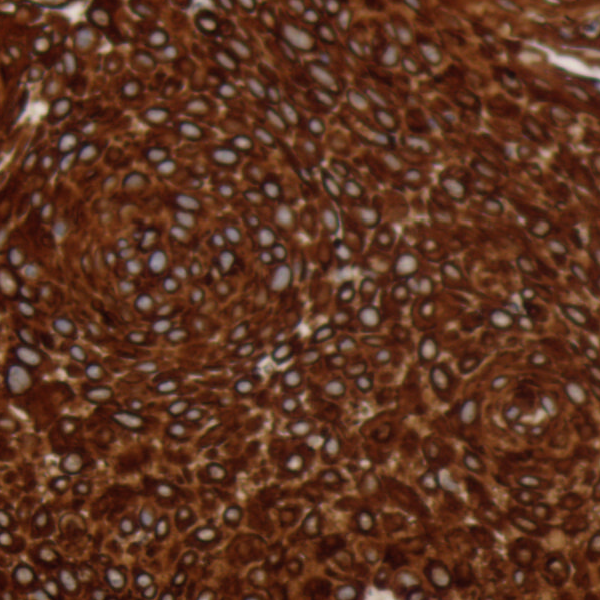
#> input picture imagenes/corte3031malo.tif, 600 x 600 px
$ python Project2.py
#> lines starting #> are read from the running program, lines starting #| are printed output that depends on the picture; after the words box and inside, x2 and y2 are one past the last pixel; in counts of white or black regions, pixels touching at a corner belong together; long printed decimals are rounded
import sys
import os
import numpy as np
import cv2 as cv

def cell_count(drawing):

    gray = cv.cvtColor(drawing, cv.COLOR_BGR2GRAY)
    thresh = cv.threshold(gray, 0, 255, cv.THRESH_BINARY + cv.THRESH_OTSU)[1]

    # Find contours and draw them on the original image
    cnts = cv.findContours(thresh, cv.RETR_EXTERNAL, cv.CHAIN_APPROX_SIMPLE)
    cnts = cnts[0] if len(cnts) == 2 else cnts[1]
    counter = 0

    # In this loop, we calculate the rectangle area containing the cell
    # Area must be >100 and <1250
    for c in cnts:
        x,y,w,h = cv.boundingRect(c)
        if ((w*h)>100) & ((w*h)<1250):
            counter += 1
            # Drawing
            cv.drawContours(drawing, [c], -1, (255, 255, 255), -1)

    for y in range(0, len(drawing)):
        for x in range(0, len(drawing[0])):
            b = drawing.item(y, x, 0)

            if b == 0:
                drawing.itemset((y, x, 0), 0)
                drawing.itemset((y, x, 1), 0)
                drawing.itemset((y, x, 2), 0)

    print (f"There are {counter} cells on the image.")

    return counter

def classifyTissue(image):

    B = image[:,:,0]
    R = image[:,:,2]
    V = cv.cvtColor(image, cv.COLOR_BGR2HSV)[:,:,2]


    kernel7 = cv.getStructuringElement(cv.MORPH_ELLIPSE,(7,7))
    kernel9 = cv.getStructuringElement(cv.MORPH_ELLIPSE,(9,9))
    kernel5 = cv.getStructuringElement(cv.MORPH_ELLIPSE,(5,5))
    kernel9 = cv.getStructuringElement(cv.MORPH_ELLIPSE,(9,9))


    background = (V < 220).astype(np.uint8)
    background = cv.erode(background, kernel7)
    background = cv.dilate(background, kernel7)
    background = cv.dilate(background, kernel9)
    mask_background=background*255

    # [12 lines of commented-out code are left out]
    stroma = ((V > 150) | (B > R)).astype(np.uint8)
    stroma = cv.erode(stroma,  kernel5)
    stroma = cv.dilate(stroma, kernel9)
    stroma = cv.erode(stroma, kernel5)
    stroma_mask = np.where(stroma == 0, 50, 75 * stroma)

    # Find the nuclei based on the relation between blue and red, value level and the subtraction of the stroma. Creación de una máscara donde los valores en V son mayores a 100
    mask1 = (V > 100).astype(np.uint8)
    # Creación de una máscara donde los valores en 1.75 * B sea mayor que R
    mask2 = (1.8 * B > R).astype(np.uint8)
    not_stroma = ~stroma
    threshold = 254
    not_stroma = (not_stroma > threshold).astype(np.uint8)
    not_stroma=not_stroma*255

    combined_mask = (mask1 & not_stroma & mask2)
    nuclei = cv.erode(combined_mask, kernel5)
    nuclei = cv.dilate(nuclei, kernel5)
    nuclei_mask = 255 * nuclei


    mask = np.where((mask_background== 0), mask_background, stroma_mask)
    mask = np.where((mask == 75) | (mask == 0), mask, 150)
    mask = np.maximum(mask,nuclei_mask)

    hist = cv.calcHist([mask],[0],None,[256],[0,256])
    print("\033[1;32mTotal area:\033[0m")
    print(f"    Tissue: {0.21e-6*hist[150][0]} mm^2")
    print(f"    Nuclei: {0.21e-6*hist[255][0]} mm^2")
    print(f"    Stroma: {0.21e-6*hist[75][0]} mm^2\n") #falla, salen nuclei y stroma iguales
    return mask

def main():
    try:
        print("\n\033[32m╭━━━━━━━━━━━━━━━━━━━━━━━━━━━━━━━━━━━━━━━━━━━━━━━━╮"
              "\n│              🧬  CELL DETECTOR  🧬             │"
              "\n╰━━━━━━━━━━━━━━━━━━━━━━━━━━━━━━━━━━━━━━━━━━━━━━━━╯\033[0m\n")
        image_file = input("Introduce a tissue image: ")
#> the answer given: imagenes/corte3031malo.tif
        if not os.path.isfile(image_file):
            print(f"\n\033[31m'{image_file}' does not exist.\033[0m\n")
            sys.exit(1)

        img = cv.imread(image_file)
#> img is the input picture: shape (600, 600, 3); mean B, G, R 32.6, 51.9, 93.3
        if img is None:
            print(f"\n\033[31m'{image_file}' doesn't contain an image.\033[0m\n")
            sys.exit(1)


        # Image size
        print(f"\nAnalizing '{image_file}'\n")
        print(f"\tImage size: {img.shape[0]} x {img.shape[1]} pixels, ({img.shape[2]} channels).")
#| 	Image size: 600 x 600 pixels, (3 channels).
        print(f"\tImage size: {img.shape[0] / 2100} x {img.shape[1] / 2100} mm")
#| 	Image size: 0.2857 x 0.2857 mm

        max_iter = 10
        epsilon = 1.0
        criteria = (cv.TERM_CRITERIA_EPS + cv.TERM_CRITERIA_MAX_ITER, max_iter, epsilon)
        # Avoid problems with points
        flags = cv.KMEANS_RANDOM_CENTERS

        # Data as a matrix
        matrix = np.float32(img.flatten().reshape(img.shape[0]*img.shape[1],3))

        # Best K
        for K in range(2,3):
            print(f"K: {K}")
            compactness, labels, centers = cv.kmeans(matrix, K, None, criteria, max_iter, flags)
            centers = np.uint8(centers)
            clustered_image = centers[labels.flatten()]
            clustered_image = clustered_image.reshape(img.shape)
#> this loop made 1 pass
#> (compactness, centers) on pass 1: (304702740.5, [[74, 94, 133], [21, 41, 83]])

        B = img[:,:,0]
        G = img[:,:,1]
        R = img[:,:,2]


        # Using only Blue and Green channels for the nuclei
        srcBG = B+G
        # Not overflowing the uitn8 type
        srcBG[srcBG < np.minimum(B,G)] = 255
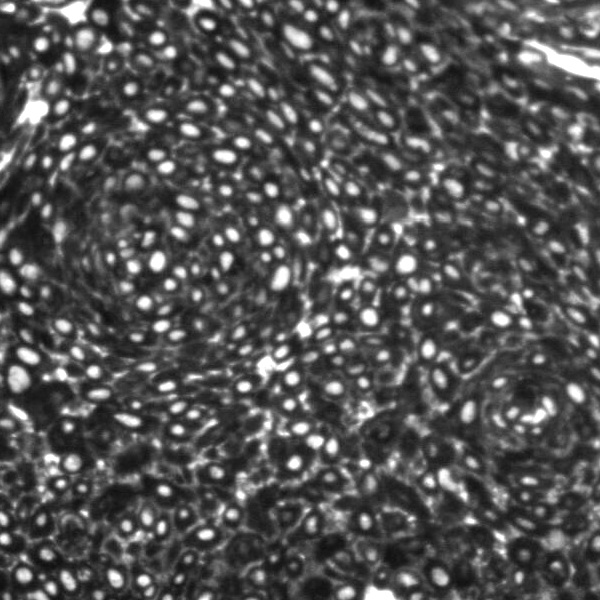
#> srcBG: shape (600, 600); min 14, max 255, mean 83.9
        th, dst = cv.threshold(srcBG, 0, 255, cv.THRESH_OTSU)
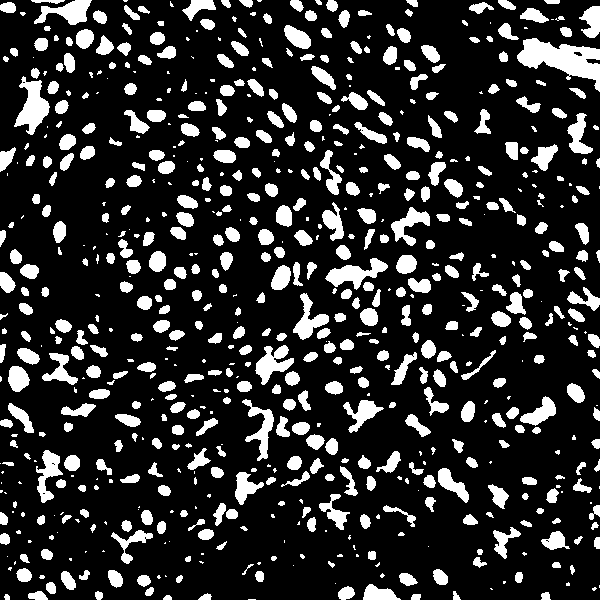
#> dst: shape (600, 600); 18.1% white; 714 white regions (214 under 20 px)
#> th = 118

        cell_mask = np.zeros(img.shape, np.uint8)
        contours, hierarchy = cv.findContours(dst, cv.RETR_TREE, cv.CHAIN_APPROX_SIMPLE)
#> contours = 724 contours, 276 with area under 20; largest, box (x1, y1, x2, y2) and area: (517, 38, 600, 92) 2022, (14, 76, 50, 135) 958, (325, 258, 388, 290) 780, (255, 345, 294, 385) 680, (34, 0, 92, 25) 668

        cv.drawContours(cell_mask, contours, -1, (0,0,255), 2)

        mask=classifyTissue(img)
#> in classifyTissue, `background = cv.erode(background, kernel7)`:
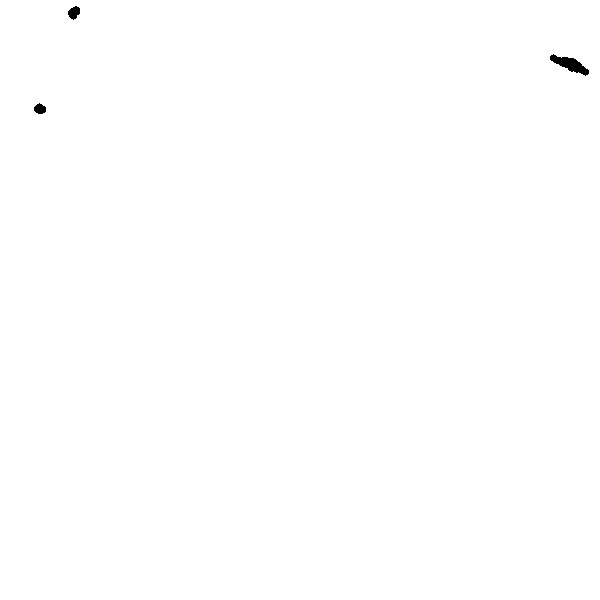
#> background: shape (600, 600); values 0 (black) and 1 (white), 99.8% white; 3 black regions, box (x1, y1, x2, y2) and area: (550, 54, 589, 76) 370, (68, 6, 80, 20) 114, (34, 103, 46, 114) 96
#> in classifyTissue, `mask = np.maximum(mask,nuclei_mask)`:
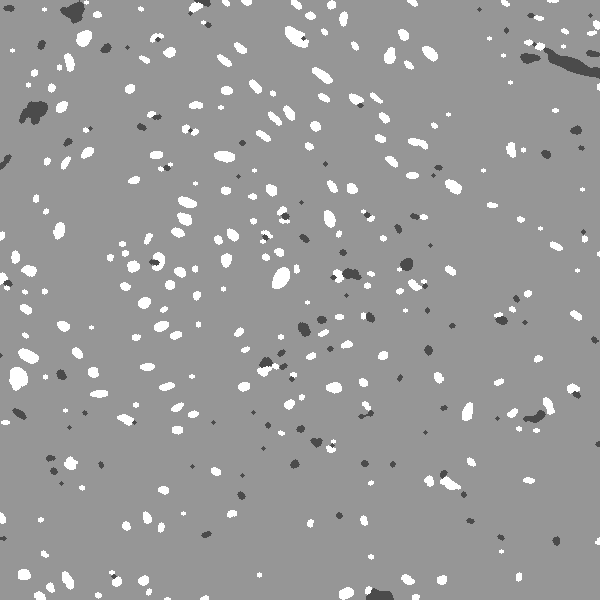
#> mask: shape (600, 600); min 75, max 255, mean 153.8
#> in classifyTissue, `hist = cv.calcHist([mask],[0],None,[256],[0,256])`: hist = 256 values, max 336852 at index 150, min 0 at index 0, mean 1406.2
#|     Tissue: 0.07074 mm^2
#|     Nuclei: 0.003615 mm^2
#|     Stroma: 0.001246 mm^2

        # For not overriding 'mask'
        mask_show = mask

        if max(mask.shape[:2]) > 1000:
            mask_show = cv.resize(mask, (0, 0), fx=500/max(mask.shape[:2]), fy=500/max(mask.shape[:2]))
        cv.imshow('Tissue, nuclei and stromas.', mask_show)
        cv.waitKey(0)

        counter = cell_count(cell_mask)
#> in cell_count, `gray = cv.cvtColor(drawing, cv.COLOR_BGR2GRAY)`:
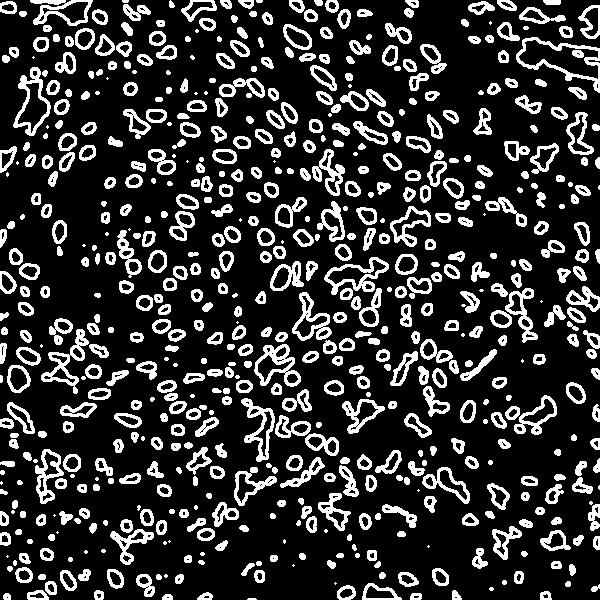
#> gray: shape (600, 600); values 0 (black) and 76 (white), 20.1% white; 638 white regions (70 under 20 px), largest, box (x1, y1, x2, y2) and area: (516, 37, 600, 93) 924, (41, 329, 89, 394) 780, (254, 344, 301, 387) 753
#> in cell_count, `cnts = cv.findContours(thresh, cv.RETR_EXTERNAL, cv.CHAIN_APPROX_SIMPLE)`: cnts = 637 contours, 114 with area under 20; largest, box (x1, y1, x2, y2) and area: (516, 37, 600, 93) 2344, (13, 67, 51, 136) 1294, (324, 257, 389, 295) 1151, (254, 344, 301, 387) 1144, (30, 0, 93, 26) 940
#> the loop in cell_count, `for c in cnts:` made 637 passes
#> (x, y, w, h) on passes 2 to 9: (162, 594, 11, 6), (410, 593, 12, 7), (3, 593, 8, 7), (197, 592, 16, 8), (540, 591, 12, 9), (452, 590, 10, 10), (94, 590, 10, 10), (27, 590, 22, 10)
#> after the loop in cell_count, `for c in cnts:`:
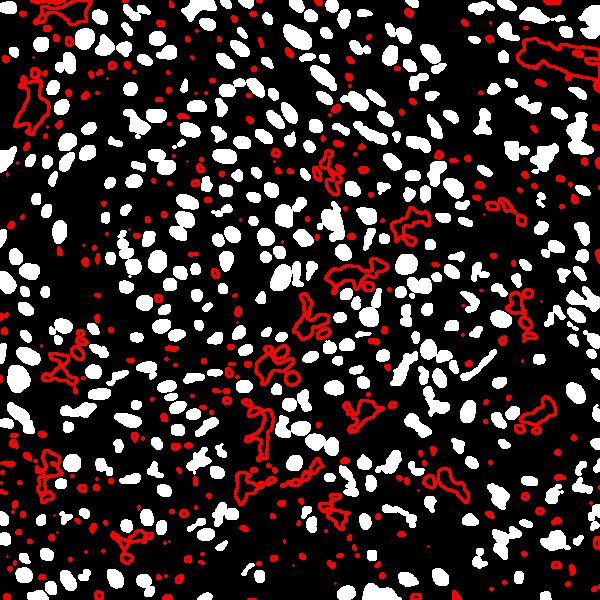
#> drawing: shape (600, 600, 3); mean of channels 0, 1, 2 47.9, 47.9, 63.4; drawn as B, G, R
#> after the loop in cell_count, `for c in cnts:`: counter = 337
#> after the loop in cell_count, `for y in range(0, len(drawing)):`:
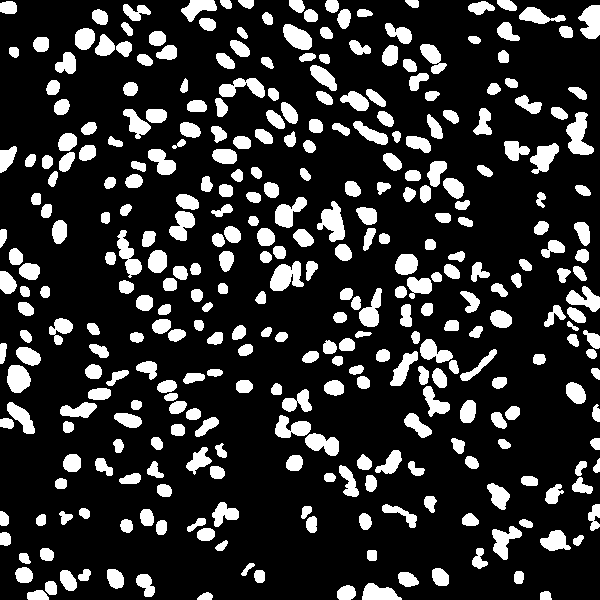
#> drawing: shape (600, 600, 3); 18.8% white; 337 white regions, largest, box (x1, y1, x2, y2) and area: (566, 112, 594, 155) 690, (270, 261, 304, 291) 669, (317, 201, 345, 242) 645
#| There are 337 cells on the image.
#> counter = 337
        if max(mask.shape[:2]) > 1000:
            cell_mask = cv.resize(cell_mask, (0, 0), fx=600/max(cell_mask.shape[:2]), fy=600/max(cell_mask.shape[:2]))
        cv.imshow('Cells.', cell_mask)
        cv.waitKey(0)

    except Exception as e:
        print("Error on main:", e)

if __name__ == '__main__':
    main()

$ run again, on imagenes/corte3031sano.tif
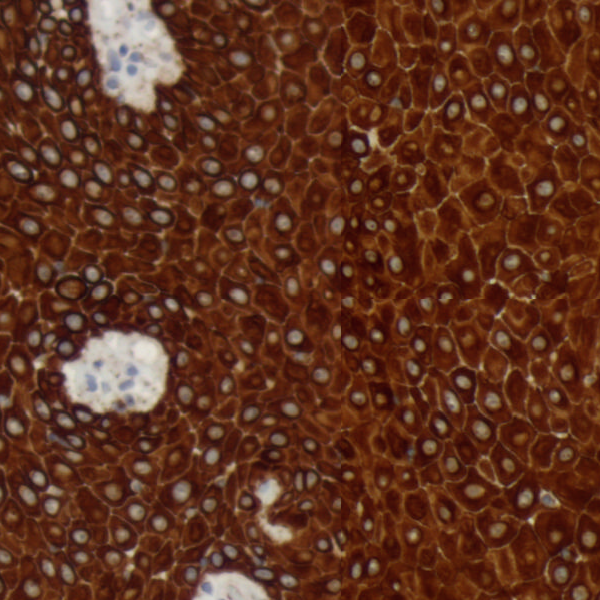
#> input picture imagenes/corte3031sano.tif, 600 x 600 px
#> in main, img is the input picture: shape (600, 600, 3); mean B, G, R 31.8, 50.7, 95.5
#| 	Image size: 600 x 600 pixels, (3 channels).
#| 	Image size: 0.2857 x 0.2857 mm
#> the loop in main, `for K in range(2,3):` made 1 pass
#> (compactness, centers) on pass 1: (437728697.6, [[20, 40, 87], [127, 143, 161]])
#> in main, `th, dst = cv.threshold(srcBG, 0, 255, cv.THRESH_OTSU)`:
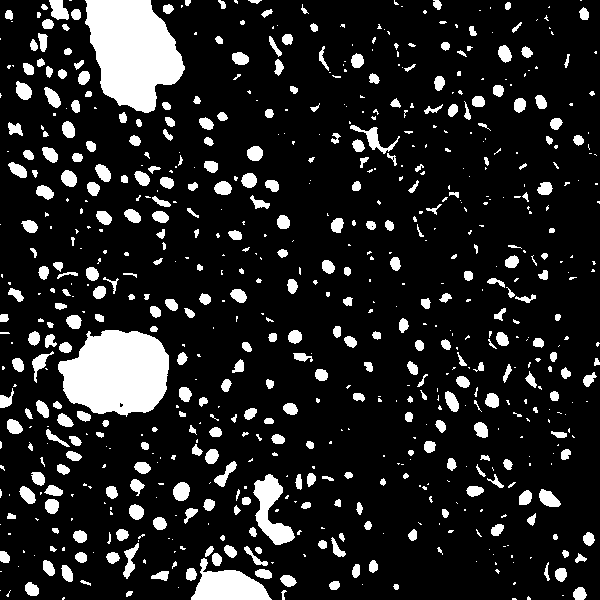
#> dst: shape (600, 600); 14% white; 718 white regions (366 under 20 px)
#> th = 131
#> contours = 721 contours, 420 with area under 20; largest, box (x1, y1, x2, y2) and area: (85, 0, 185, 113) 7580, (58, 330, 169, 417) 7112, (191, 558, 272, 600) 1766, (253, 474, 295, 545) 1268, (350, 125, 400, 154) 290
#> mask_background: shape (600, 600); 100% white; 1 black region, box (x1, y1, x2, y2) and area: (139, 347, 152, 357) 93
#> stroma_mask: shape (600, 600); values 50 (black) and 75 (white), 4.7% white; 42 white regions (11 under 20 px), largest, box (x1, y1, x2, y2) and area: (88, 0, 183, 112) 7013, (62, 332, 168, 413) 6394, (194, 572, 269, 600) 1514
#> mask1: shape (600, 600); values 0 (black) and 1 (white), 32.3% white; 1015 white regions (472 under 20 px), largest, box (x1, y1, x2, y2) and area: (338, 81, 600, 452) 14326, (85, 0, 187, 115) 7875, (55, 329, 170, 425) 7364
#> mask2: shape (600, 600); values 0 (black) and 1 (white), 11.6% white; 512 white regions (277 under 20 px), largest, box (x1, y1, x2, y2) and area: (42, 0, 183, 112) 8407, (55, 324, 169, 421) 7840, (191, 544, 272, 600) 2523
#> combined_mask: shape (600, 600); values 0 (black) and 1 (white), 5.5% white; 508 white regions (270 under 20 px), largest, box (x1, y1, x2, y2) and area: (59, 330, 169, 396) 368, (85, 0, 110, 96) 277, (253, 478, 290, 531) 275
#> nuclei_mask: shape (600, 600); 3.8% white; 198 white regions (10 under 20 px), largest, box (x1, y1, x2, y2) and area: (539, 490, 559, 506) 202, (46, 89, 60, 107) 167, (96, 165, 110, 181) 155
#> hist = 256 values, max 329176 at index 150, min 0 at index 1, mean 1406.2
#|     Tissue: 0.06913 mm^2
#|     Nuclei: 0.002889 mm^2
#|     Stroma: 0.003564 mm^2
#> gray: shape (600, 600); values 0 (black) and 76 (white), 13.2% white; 644 white regions (169 under 20 px), largest, box (x1, y1, x2, y2) and area: (57, 329, 170, 423) 1287, (84, 0, 186, 114) 1152, (190, 545, 273, 600) 846
#> thresh: shape (600, 600); 13.2% white; 644 white regions (169 under 20 px)
#> cnts = 643 contours, 224 with area under 20; largest, box (x1, y1, x2, y2) and area: (84, 0, 186, 114) 7959, (57, 329, 170, 423) 7687, (190, 545, 273, 600) 2174, (252, 473, 303, 546) 1564, (40, 0, 82, 30) 614
#> the loop in cell_count, `for c in cnts:` made 643 passes
#> (x, y, w, h) on passes 1, 2, 3, 4, 5, 6, 7, 9: (511, 597, 7, 3), (61, 596, 5, 4), (526, 595, 6, 5), (561, 594, 4, 3), (125, 590, 9, 8), (280, 589, 8, 11), (5, 589, 7, 9), (572, 586, 16, 14)
#> after the loop in cell_count, `for c in cnts:`: counter = 252
#> after the loop in cell_count, `for y in range(0, len(drawing)):`:
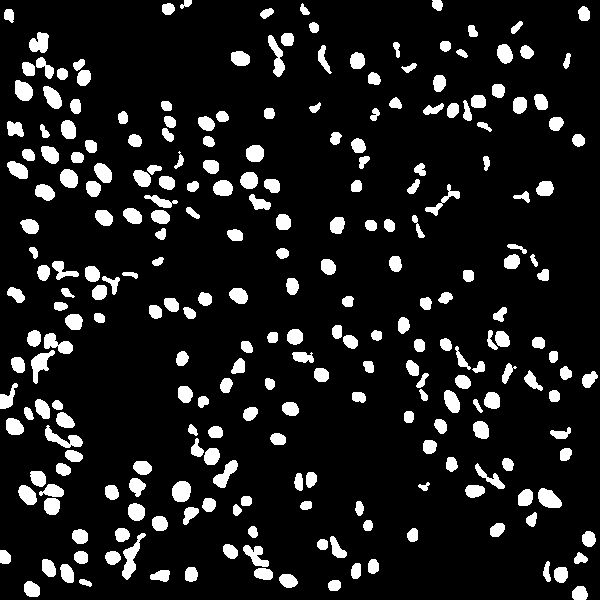
#> drawing: shape (600, 600, 3); 11.2% white; 252 white regions, largest, box (x1, y1, x2, y2) and area: (122, 533, 146, 580) 410, (45, 425, 83, 448) 354, (31, 350, 55, 384) 353
#| There are 252 cells on the image.
